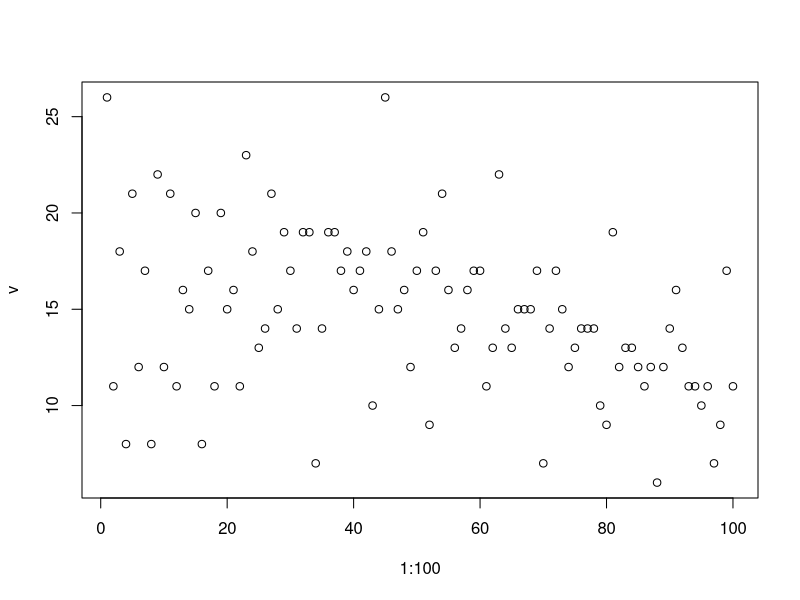

Write the R code that produced this figure.
nums <- c(1,2,3,4,5,6,7,8,9)     #思路参考https://bbs.csdn.net/topics/390592099
sum <- 0
Find_expression <- function(x){  #遍历所有可能，找出符合条件的表达式
  for(o in 1:3^8){
    buffer <- "1"
    result <- 0
    temp <- nums[1]
    for(i in 1:8){
      bit <- (o%/%(3^(i-1))) %% 3
      if(bit == 0){
        buffer <- paste(buffer,"+",sep = "")
        result <- result + temp
        temp <- nums[i+1]
      }
      else if(bit == 1){
        buffer <- paste(buffer,"-",sep = "")
        result <- result + temp
        temp <- -nums[i+1]
      }else{
        if(temp > 0){
          temp <- 10*temp + nums[i+1]
        }else{
          temp <- 10*temp - nums[i+1]
        }
      }
      buffer <- paste(buffer,nums[i+1],sep = "")
    }
    result <- result + temp
    buffer <- paste(buffer, "=",sep = "")
    buffer <- paste(buffer,result,sep = "")
    
    if(result == x){
      print(buffer)
    }
  }
}
Total_solutions <- function(x){  #计算符合条件的表达式的个数
  for(o in 1:3^8){
    buffer <- "1"
    result <- 0
    temp <- nums[1]
    for(i in 1:8){
      bit <- (o%/%(3^(i-1))) %% 3
      if(bit == 0){
        buffer <- paste(buffer,"+",sep = "")
        result <- result + temp
        temp <- nums[i+1]
      }
      else if(bit == 1){
        buffer <- paste(buffer,"-",sep = "")
        result <- result + temp
        temp <- -nums[i+1]
      }else{
        if(temp > 0){
          temp <- 10*temp + nums[i+1]
        }else{
          temp <- 10*temp - nums[i+1]
        }
      }
      buffer <- paste(buffer,nums[i+1],sep = "")
    }
    result <- result + temp
    buffer <- paste(buffer, "=",sep = "")
    buffer <- paste(buffer,result,sep = "")
    
    if(result == x){
      sum <- sum + 1
    }
  }
  print(sum)
}
Find_expression(50)
Total_solutions(50)      

v <- vector(length = 100)
for(i in 1:100){
  v[i] <- Total_solutions(i)
}

plot(1:100,v)
which(v==min(v))
which(v==max(v))
